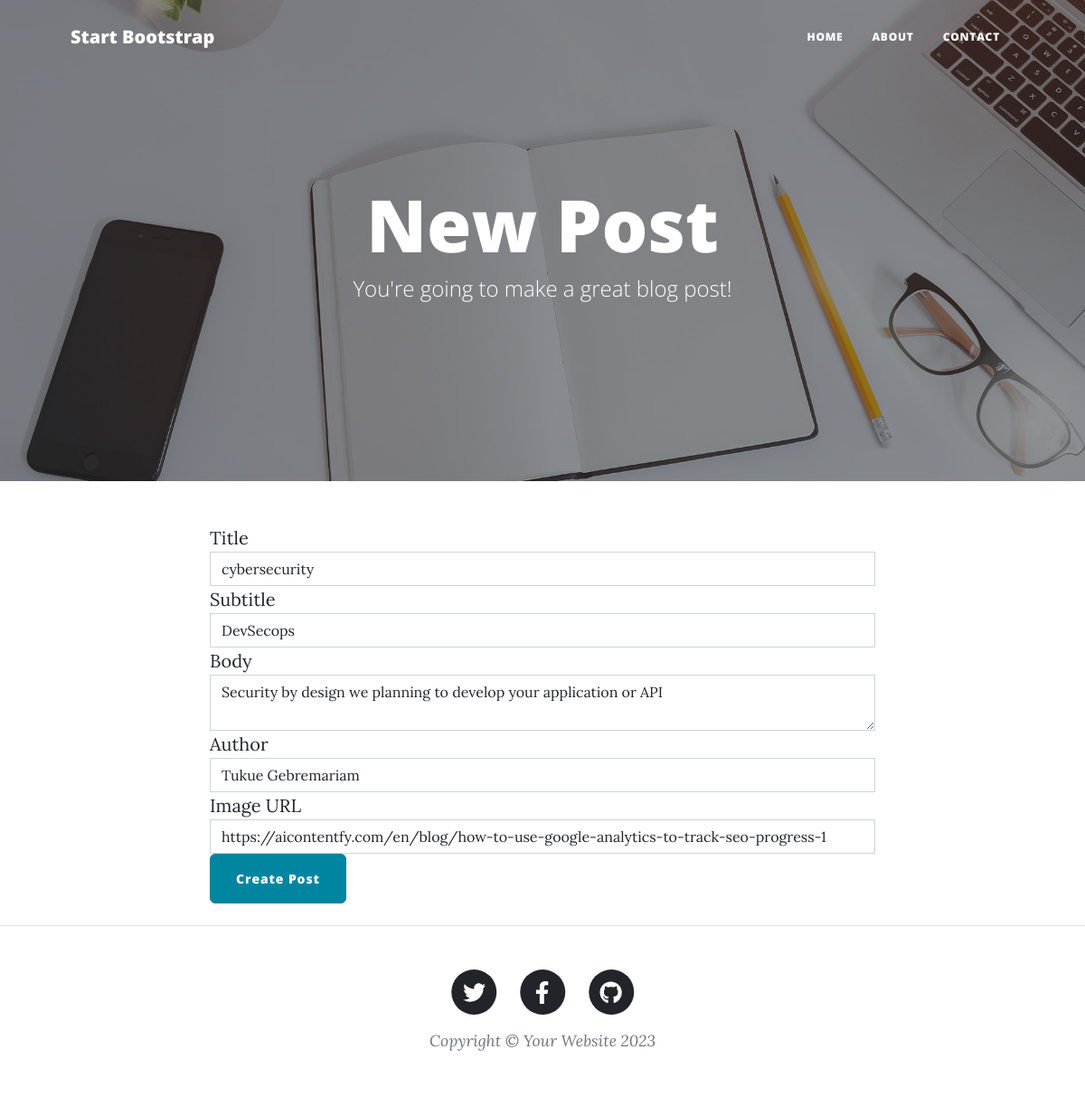
Page /edit-post/7 on the committed database.
### main.py (models this page shows)
class BlogPost(db.Model):
    id = db.Column(db.Integer, primary_key=True)
    title = db.Column(db.String(250), unique=True, nullable=False)
    subtitle = db.Column(db.String(250), nullable=False)
    date = db.Column(db.String(250), nullable=False)
    body = db.Column(db.Text, nullable=False)
    author = db.Column(db.String(250), nullable=False)
    img_url = db.Column(db.String(250), nullable=False)

### main.py (the view)
@app.route('/edit-post/<int:post_id>', methods=['GET', 'POST'])
def edit_post(post_id):
    post = BlogPost.query.get_or_404(post_id)
    form = PostForm()
    if form.validate_on_submit():
        post.title = form.title.data
        post.subtitle = form.subtitle.data
        post.body = form.body.data
        post.author = form.author.data
        post.img_url = form.img_url.data
        db.session.commit()
        return redirect(url_for('get_all_posts'))
    elif request.method == 'GET':
        form.title.data = post.title
        form.subtitle.data = post.subtitle
        form.body.data = post.body
        form.author.data = post.author
        form.img_url.data = post.img_url
    return render_template("make-post.html", form=form, post_id=post_id)

### main.py
class PostForm(FlaskForm):
    title = StringField('Title', validators=[DataRequired()])
    subtitle = StringField('Subtitle', validators=[DataRequired()])
    body = CKEditorField('Body', validators=[DataRequired()])
    author = StringField('Author', validators=[DataRequired()])
    img_url = StringField('Image URL', validators=[DataRequired(), URL()])
    submit = SubmitField('Create Post')

### templates/make-post.html
 {% include "header.html" %}
 {% block content %}{% from 'bootstrap4/form.html' import render_form %}
<header
  class="masthead"
  style="background-image: url('../static/assets/img/edit-bg.jpg')"
>
  <div class="container position-relative px-4 px-lg-5">
    <div class="row gx-4 gx-lg-5 justify-content-center">
      <div class="col-md-10 col-lg-8 col-xl-7">
        <div class="page-heading">
          {% if is_edit: %}
          <h1>Edit Post</h1>
          {% else: %}
          <h1>New Post</h1>
          {% endif %}
          <span class="subheading"
            >You're going to make a great blog post!</span
          >
        </div>
      </div>
    </div>
  </div>
</header>
<main class="mb-4">
  <div class="container">
    <div class="row">
      <div class="col-lg-8 col-md-10 mx-auto">
          {{ render_form(form, novalidate=True, button_map={"submit": "primary"}) }}
      </div>
    </div>
  </div>
</main>
{% include "footer.html" %}
{% endblock %}

### rows in the picture
BlogPost: title "cybersecurity", subtitle "DevSecops", body "Security by design we planning to develop your application or API", author "Tukue Gebremariam", img_url "https://aicontentfy.com/en/blog/how-to-use-google-analytics-to-track-seo-progress-1"
